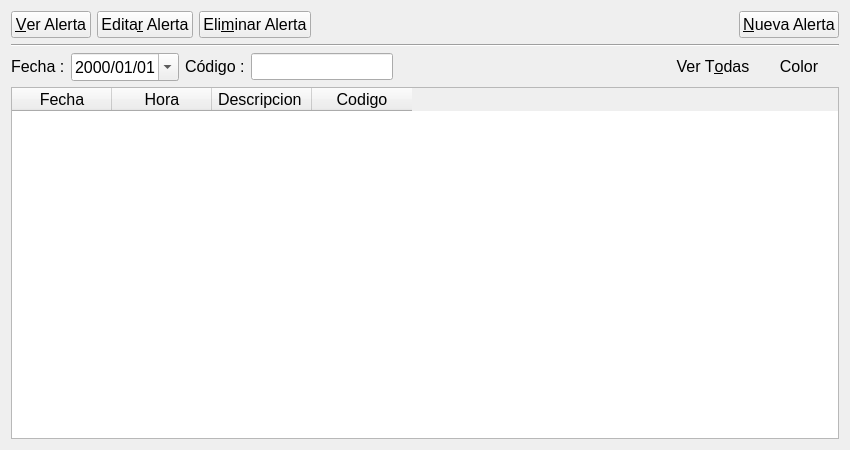
<?xml version="1.0" encoding="UTF-8"?>
<ui version="4.0">
 <class>alertas_ui</class>
 <widget class="QWidget" name="alertas_ui">
  <property name="geometry">
   <rect>
    <x>0</x>
    <y>0</y>
    <width>850</width>
    <height>450</height>
   </rect>
  </property>
  <property name="windowTitle">
   <string>Form</string>
  </property>
  <layout class="QGridLayout" name="gridLayout_4">
   <item row="0" column="0">
    <layout class="QGridLayout" name="gridLayout_3">
     <item row="0" column="0">
      <layout class="QGridLayout" name="gridLayout">
       <item row="0" column="0">
        <widget class="QPushButton" name="verAlerta">
         <property name="font">
          <font>
           <pointsize>12</pointsize>
          </font>
         </property>
         <property name="text">
          <string>&amp;Ver Alerta</string>
         </property>
         <property name="icon">
          <iconset resource="rc.qrc">
           <normaloff>:/new/old-edit-find.png</normaloff>:/new/old-edit-find.png</iconset>
         </property>
         <property name="iconSize">
          <size>
           <width>20</width>
           <height>20</height>
          </size>
         </property>
        </widget>
       </item>
       <item row="0" column="1">
        <widget class="QPushButton" name="editar_alerta">
         <property name="sizePolicy">
          <sizepolicy hsizetype="Fixed" vsizetype="Fixed">
           <horstretch>0</horstretch>
           <verstretch>0</verstretch>
          </sizepolicy>
         </property>
         <property name="font">
          <font>
           <pointsize>12</pointsize>
          </font>
         </property>
         <property name="text">
          <string>Edita&amp;r Alerta</string>
         </property>
         <property name="icon">
          <iconset resource="rc.qrc">
           <normaloff>:/new/edit.png</normaloff>:/new/edit.png</iconset>
         </property>
         <property name="iconSize">
          <size>
           <width>20</width>
           <height>20</height>
          </size>
         </property>
        </widget>
       </item>
       <item row="0" column="2">
        <widget class="QPushButton" name="eliminar_alerta">
         <property name="sizePolicy">
          <sizepolicy hsizetype="Fixed" vsizetype="Fixed">
           <horstretch>0</horstretch>
           <verstretch>0</verstretch>
          </sizepolicy>
         </property>
         <property name="font">
          <font>
           <pointsize>12</pointsize>
          </font>
         </property>
         <property name="text">
          <string>Eli&amp;minar Alerta</string>
         </property>
         <property name="icon">
          <iconset resource="rc.qrc">
           <normaloff>:/new/close.png</normaloff>:/new/close.png</iconset>
         </property>
         <property name="iconSize">
          <size>
           <width>20</width>
           <height>20</height>
          </size>
         </property>
        </widget>
       </item>
       <item row="0" column="3">
        <spacer name="horizontalSpacer_2">
         <property name="font">
          <font>
           <pointsize>12</pointsize>
          </font>
         </property>
         <property name="orientation">
          <enum>Qt::Horizontal</enum>
         </property>
         <property name="sizeHint" stdset="0">
          <size>
           <width>208</width>
           <height>20</height>
          </size>
         </property>
        </spacer>
       </item>
       <item row="0" column="4">
        <widget class="QPushButton" name="newAlert_alerta">
         <property name="font">
          <font>
           <pointsize>12</pointsize>
          </font>
         </property>
         <property name="text">
          <string>&amp;Nueva Alerta</string>
         </property>
         <property name="icon">
          <iconset resource="rc.qrc">
           <normaloff>:/new/add1-.png</normaloff>:/new/add1-.png</iconset>
         </property>
         <property name="iconSize">
          <size>
           <width>20</width>
           <height>20</height>
          </size>
         </property>
        </widget>
       </item>
      </layout>
     </item>
     <item row="1" column="0">
      <widget class="Line" name="line">
       <property name="font">
        <font>
         <pointsize>12</pointsize>
        </font>
       </property>
       <property name="orientation">
        <enum>Qt::Horizontal</enum>
       </property>
      </widget>
     </item>
     <item row="2" column="0">
      <layout class="QGridLayout" name="gridLayout_2">
       <item row="0" column="0">
        <widget class="QLabel" name="label_2">
         <property name="sizePolicy">
          <sizepolicy hsizetype="Fixed" vsizetype="Fixed">
           <horstretch>0</horstretch>
           <verstretch>0</verstretch>
          </sizepolicy>
         </property>
         <property name="font">
          <font>
           <pointsize>12</pointsize>
          </font>
         </property>
         <property name="text">
          <string>Fecha :</string>
         </property>
        </widget>
       </item>
       <item row="0" column="1">
        <widget class="QDateEdit" name="dateEdit">
         <property name="enabled">
          <bool>true</bool>
         </property>
         <property name="sizePolicy">
          <sizepolicy hsizetype="Fixed" vsizetype="Fixed">
           <horstretch>0</horstretch>
           <verstretch>0</verstretch>
          </sizepolicy>
         </property>
         <property name="font">
          <font>
           <pointsize>12</pointsize>
          </font>
         </property>
         <property name="layoutDirection">
          <enum>Qt::LeftToRight</enum>
         </property>
         <property name="wrapping">
          <bool>false</bool>
         </property>
         <property name="displayFormat">
          <string>yyyy/MM/dd</string>
         </property>
         <property name="calendarPopup">
          <bool>true</bool>
         </property>
         <property name="timeSpec">
          <enum>Qt::LocalTime</enum>
         </property>
        </widget>
       </item>
       <item row="0" column="2">
        <widget class="QLabel" name="label_3">
         <property name="sizePolicy">
          <sizepolicy hsizetype="Fixed" vsizetype="Fixed">
           <horstretch>0</horstretch>
           <verstretch>0</verstretch>
          </sizepolicy>
         </property>
         <property name="font">
          <font>
           <pointsize>12</pointsize>
          </font>
         </property>
         <property name="text">
          <string>Código :</string>
         </property>
        </widget>
       </item>
       <item row="0" column="3">
        <widget class="QLineEdit" name="lineEdit_code">
         <property name="sizePolicy">
          <sizepolicy hsizetype="Fixed" vsizetype="Fixed">
           <horstretch>0</horstretch>
           <verstretch>0</verstretch>
          </sizepolicy>
         </property>
         <property name="font">
          <font>
           <pointsize>12</pointsize>
          </font>
         </property>
         <property name="readOnly">
          <bool>true</bool>
         </property>
        </widget>
       </item>
       <item row="0" column="4">
        <spacer name="horizontalSpacer">
         <property name="font">
          <font>
           <pointsize>12</pointsize>
          </font>
         </property>
         <property name="orientation">
          <enum>Qt::Horizontal</enum>
         </property>
         <property name="sizeHint" stdset="0">
          <size>
           <width>728</width>
           <height>20</height>
          </size>
         </property>
        </spacer>
       </item>
       <item row="0" column="5">
        <widget class="QPushButton" name="pushButton_showAll">
         <property name="sizePolicy">
          <sizepolicy hsizetype="Fixed" vsizetype="Fixed">
           <horstretch>0</horstretch>
           <verstretch>0</verstretch>
          </sizepolicy>
         </property>
         <property name="font">
          <font>
           <pointsize>12</pointsize>
          </font>
         </property>
         <property name="text">
          <string>Ver T&amp;odas</string>
         </property>
         <property name="icon">
          <iconset resource="rc.qrc">
           <normaloff>:/new/zoom.png</normaloff>:/new/zoom.png</iconset>
         </property>
         <property name="iconSize">
          <size>
           <width>16</width>
           <height>16</height>
          </size>
         </property>
         <property name="flat">
          <bool>true</bool>
         </property>
        </widget>
       </item>
       <item row="0" column="6">
        <widget class="QPushButton" name="pushButton_Alert_changeColor">
         <property name="font">
          <font>
           <pointsize>12</pointsize>
          </font>
         </property>
         <property name="text">
          <string>Color</string>
         </property>
         <property name="icon">
          <iconset resource="rc.qrc">
           <normaloff>:/new/color_swatch.png</normaloff>:/new/color_swatch.png</iconset>
         </property>
         <property name="iconSize">
          <size>
           <width>16</width>
           <height>16</height>
          </size>
         </property>
         <property name="flat">
          <bool>true</bool>
         </property>
        </widget>
       </item>
      </layout>
     </item>
     <item row="3" column="0">
      <widget class="QTableWidget" name="tableWidget_AlertList">
       <property name="font">
        <font>
         <pointsize>12</pointsize>
         <strikeout>false</strikeout>
        </font>
       </property>
       <property name="editTriggers">
        <set>QAbstractItemView::DoubleClicked</set>
       </property>
       <property name="dragDropOverwriteMode">
        <bool>false</bool>
       </property>
       <property name="alternatingRowColors">
        <bool>true</bool>
       </property>
       <property name="selectionMode">
        <enum>QAbstractItemView::SingleSelection</enum>
       </property>
       <property name="selectionBehavior">
        <enum>QAbstractItemView::SelectRows</enum>
       </property>
       <property name="showGrid">
        <bool>false</bool>
       </property>
       <property name="gridStyle">
        <enum>Qt::NoPen</enum>
       </property>
       <property name="sortingEnabled">
        <bool>true</bool>
       </property>
       <property name="wordWrap">
        <bool>false</bool>
       </property>
       <property name="cornerButtonEnabled">
        <bool>false</bool>
       </property>
       <column>
        <property name="text">
         <string>Fecha</string>
        </property>
       </column>
       <column>
        <property name="text">
         <string>Hora</string>
        </property>
       </column>
       <column>
        <property name="text">
         <string>Descripcion </string>
        </property>
       </column>
       <column>
        <property name="text">
         <string>Codigo</string>
        </property>
       </column>
      </widget>
     </item>
    </layout>
   </item>
  </layout>
 </widget>
 <resources>
  <include location="rc.qrc"/>
 </resources>
 <connections/>
</ui>
